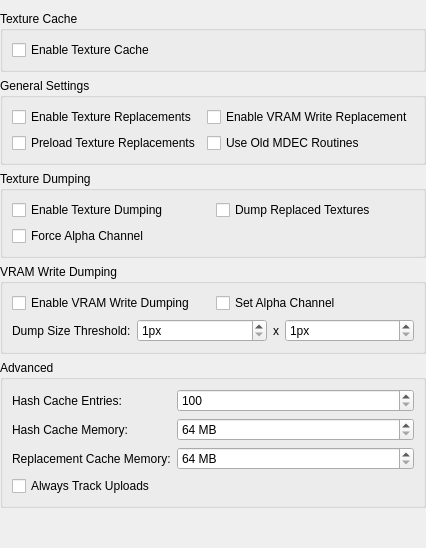
     <widget class="QWidget" name="tabTextureReplacements">
      <attribute name="title">
       <string>Texture Replacements</string>
      </attribute>
      <layout class="QVBoxLayout" name="verticalLayout_2">
       <property name="leftMargin">
        <number>0</number>
       </property>
       <property name="rightMargin">
        <number>0</number>
       </property>
       <property name="bottomMargin">
        <number>0</number>
       </property>
       <item>
        <widget class="QGroupBox" name="textureCacheGroup">
         <property name="title">
          <string>Texture Cache</string>
         </property>
         <layout class="QFormLayout" name="textureCacheFormLayout">
          <item row="0" column="0" colspan="2">
           <layout class="QGridLayout" name="textureCacheGridLayout">
            <item row="0" column="0">
             <widget class="QCheckBox" name="enableTextureCache">
              <property name="text">
               <string>Enable Texture Cache</string>
              </property>
             </widget>
            </item>
           </layout>
          </item>
         </layout>
        </widget>
       </item>
       <item>
        <widget class="QGroupBox" name="groupBox_5">
         <property name="title">
          <string>General Settings</string>
         </property>
         <layout class="QFormLayout" name="formLayout_8">
          <item row="0" column="0" colspan="2">
           <layout class="QGridLayout" name="gridLayout_6">
            <item row="0" column="0">
             <widget class="QCheckBox" name="enableTextureReplacements">
              <property name="text">
               <string>Enable Texture Replacements</string>
              </property>
             </widget>
            </item>
            <item row="0" column="1">
             <widget class="QCheckBox" name="vramWriteReplacement">
              <property name="text">
               <string>Enable VRAM Write Replacement</string>
              </property>
             </widget>
            </item>
            <item row="1" column="0">
             <widget class="QCheckBox" name="preloadTextureReplacements">
              <property name="text">
               <string>Preload Texture Replacements</string>
              </property>
             </widget>
            </item>
            <item row="1" column="1">
             <widget class="QCheckBox" name="useOldMDECRoutines">
              <property name="text">
               <string>Use Old MDEC Routines</string>
              </property>
             </widget>
            </item>
           </layout>
          </item>
         </layout>
        </widget>
       </item>
       <item>
        <widget class="QGroupBox" name="textureDumpingGroup">
         <property name="title">
          <string>Texture Dumping</string>
         </property>
         <layout class="QFormLayout" name="textureDumpingFormLayout">
          <item row="0" column="0" colspan="2">
           <layout class="QGridLayout" name="textureDumpingGridLayout">
            <item row="0" column="0">
             <widget class="QCheckBox" name="dumpTextures">
              <property name="text">
               <string>Enable Texture Dumping</string>
              </property>
             </widget>
            </item>
            <item row="0" column="1">
             <widget class="QCheckBox" name="dumpReplacedTextures">
              <property name="text">
               <string>Dump Replaced Textures</string>
              </property>
             </widget>
            </item>
            <item row="1" column="0">
             <widget class="QCheckBox" name="dumpTextureForceAlphaChannel">
              <property name="text">
               <string>Force Alpha Channel</string>
              </property>
             </widget>
            </item>
           </layout>
          </item>
         </layout>
        </widget>
       </item>
       <item>
        <widget class="QGroupBox" name="groupBox_4">
         <property name="title">
          <string>VRAM Write Dumping</string>
         </property>
         <layout class="QFormLayout" name="formLayout_9">
          <item row="0" column="0" colspan="2">
           <layout class="QGridLayout" name="gridLayout_7">
            <item row="0" column="0">
             <widget class="QCheckBox" name="vramWriteDumping">
              <property name="text">
               <string>Enable VRAM Write Dumping</string>
              </property>
             </widget>
            </item>
            <item row="0" column="1">
             <widget class="QCheckBox" name="setVRAMWriteAlphaChannel">
              <property name="text">
               <string>Set Alpha Channel</string>
              </property>
             </widget>
            </item>
           </layout>
          </item>
          <item row="1" column="0">
           <widget class="QLabel" name="vramWriteDumpThresholdLabel">
            <property name="text">
             <string>Dump Size Threshold:</string>
            </property>
           </widget>
          </item>
          <item row="1" column="1">
           <layout class="QHBoxLayout" name="horizontalLayout_6" stretch="1,0,1">
            <item>
             <widget class="QSpinBox" name="minDumpedVRAMWriteWidth">
              <property name="suffix">
               <string>px</string>
              </property>
              <property name="minimum">
               <number>1</number>
              </property>
              <property name="maximum">
               <number>1024</number>
              </property>
             </widget>
            </item>
            <item>
             <widget class="QLabel" name="vramWriteDumpThresholdSeparator">
              <property name="text">
               <string>x</string>
              </property>
             </widget>
            </item>
            <item>
             <widget class="QSpinBox" name="minDumpedVRAMWriteHeight">
              <property name="suffix">
               <string>px</string>
              </property>
              <property name="minimum">
               <number>1</number>
              </property>
              <property name="maximum">
               <number>512</number>
              </property>
             </widget>
            </item>
           </layout>
          </item>
         </layout>
        </widget>
       </item>
       <item>
        <widget class="QGroupBox" name="textureCacheAdvancedGroup">
         <property name="title">
          <string>Advanced</string>
         </property>
         <layout class="QFormLayout" name="textureCacheAdvancedFormLayout">
          <item row="0" column="0">
           <widget class="QLabel" name="maxHashCacheEntriesLabel">
            <property name="text">
             <string>Hash Cache Entries:</string>
            </property>
           </widget>
          </item>
          <item row="0" column="1">
           <widget class="QSpinBox" name="maxHashCacheEntries">
            <property name="minimum">
             <number>100</number>
            </property>
            <property name="maximum">
             <number>10000</number>
            </property>
            <property name="singleStep">
             <number>100</number>
            </property>
           </widget>
          </item>
          <item row="1" column="0">
           <widget class="QLabel" name="maxHashCacheVRAMUsageLabel">
            <property name="text">
             <string>Hash Cache Memory:</string>
            </property>
           </widget>
          </item>
          <item row="1" column="1">
           <widget class="QSpinBox" name="maxHashCacheVRAMUsage">
              <property name="suffix">
               <string> MB</string>
              </property>
            <property name="minimum">
             <number>64</number>
            </property>
            <property name="maximum">
             <number>8192</number>
            </property>
            <property name="singleStep">
             <number>64</number>
            </property>
           </widget>
          </item>
          <item row="2" column="0">
           <widget class="QLabel" name="maxReplacementCacheVRAMUsageLabel">
            <property name="text">
             <string>Replacement Cache Memory:</string>
            </property>
           </widget>
          </item>
          <item row="2" column="1">
           <widget class="QSpinBox" name="maxReplacementCacheVRAMUsage">
              <property name="suffix">
               <string> MB</string>
              </property>
            <property name="minimum">
             <number>64</number>
            </property>
            <property name="maximum">
             <number>8192</number>
            </property>
            <property name="singleStep">
             <number>64</number>
            </property>
           </widget>
          </item>
          <item row="3" column="0" colspan="2">
           <widget class="QCheckBox" name="alwaysTrackUploads">
            <property name="text">
             <string>Always Track Uploads</string>
            </property>
           </widget>
          </item>
         </layout>
        </widget>
       </item>
       <item>
        <spacer name="verticalSpacer_2">
         <property name="orientation">
          <enum>Qt::Orientation::Vertical</enum>
         </property>
         <property name="sizeHint" stdset="0">
          <size>
           <width>20</width>
           <height>40</height>
          </size>
         </property>
        </spacer>
       </item>
      </layout>
     </widget>
